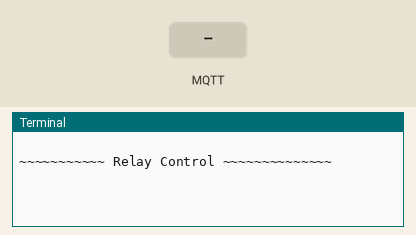
Bench run of a program on a simulated Raspberry Pi (BCM pin numbers). On the bench: the last lines printed to the terminal. The inputs (shaded band) are chosen by the test bench. No MQTT or app messages arrive unless stated.

Above: at 1.3 s.
1.4 s: MQTT message "on" arrives on the first subscribed topic
At 2.0 s:
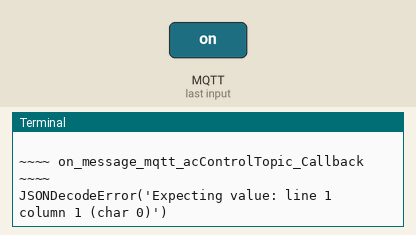
2.9 s: MQTT message "1" arrives on the first subscribed topic
At 4.3 s:
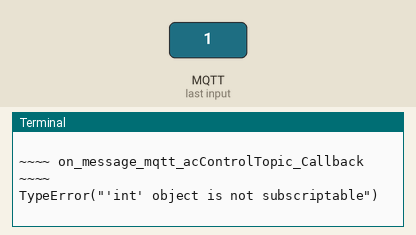

The program:

relay-mqtt-client.py
```python
import paho.mqtt.client as mqtt
import json
import time
import argparse
import RPi.GPIO as GPIO
from utils import getJSONValues
from threading import Timer

GPIO.setwarnings(False)
GPIO.setmode(GPIO.BCM)

def stop_timer(relay_pin):
    GPIO.output(relay_pin,1)

def on_message_relayControlTopic_Callback(client, userdata, message):
    print("\n~~~~ on_message_mqtt_acControlTopic_Callback ~~~~")
    try:
      payload = json.loads(message.payload.decode())
      state = payload['state']
      if state == "on":
        pin = int(payload['relay_pin'])
        print(pin)
        minute = int(payload['minute'])
        GPIO.setup(pin,GPIO.OUT)
        GPIO.output(pin,0) #0 activa el pin Normally open
        timer1 = Timer(minute*60,stop_timer,args=(pin,))
        timer1.start()

      if state == "off":
        pin = int(payload['relay_pin'])
        print(pin)
        GPIO.setup(pin,GPIO.OUT)
        GPIO.output(pin,1)
    except Exception as e:
      print(repr(e))


## Read in command-line parameters
parser = argparse.ArgumentParser()
parser.add_argument("-b", "--broker", action="store", dest="broker", help="broker url", required=False)
parser.add_argument("-bp", "--broker_port", action="store", dest="broker_port", help="broker port", required=False)
parser.add_argument("-t", "--topic", action="store", dest="topic", help="Relay Control Topic", required=False)
parser.add_argument("-ri", "--refreshInterval", action="store", dest="refresh_interval", required=False, help="Refresh interval in Seconds")

args = parser.parse_args()

broker, broker_port, topic, refresh_interval = getJSONValues('/home/pi/aws_iot/relayControl.json',['broker', 'broker_port', 'topic', 'refresh_interval'])

if args.broker != None:
  broker = args.broker

if args.broker_port != None:
  broker_port = args.broker_port

if args.topic != None:
  topic = args.topic

if args.refresh_interval != None:
  refresh_interval = int(args.refresh_interval)

mqttClient = mqtt.Client()
mqttClient.connect(broker, broker_port)
mqttClient.subscribe(topic,qos=1)
mqttClient.message_callback_add(topic,on_message_relayControlTopic_Callback)
mqttClient.reconnect_delay_set(min_delay=1, max_delay=120)

mqttClient.loop_start()

while True:
    print("\n~~~~~~~~~~~ Relay Control ~~~~~~~~~~~~~~")
    time.sleep(refresh_interval)
```

utils.py
```python
import json
import subprocess

def getJSONValues(file,list_fields):
  fields_values = []
  try:
    with open(file,'r') as f:
      json_data = json.load(f)
      f.close()
    for field in list_fields:
      fields_values.append(json_data[field])
    return fields_values
  except Exception as e:
    print("getJSONValues Exception: "+repr(e))
    return None

def save_acControl(file_path,new_json):
  print("save ac control")
  print(new_json)
  try:
    with open(file_path,'r') as f:
      json_data = json.load(f)
      f.close()

    for key in new_json.keys():
      json_data[key] = new_json[key]

    with open(file_path,'w') as f:
      json.dump(json_data,f)
      f.close()

    with open(json_data['crontab_file'],'w') as f:
      if new_json['enabled']:
        f.write(json_data['crontab_content'])
      else:
        f.write("#"+json_data['crontab_content'])
      f.close()
    subprocess.run(["sudo", "cp", json_data['crontab_file'], "/etc/cron.d/"])
  except Exception as e:
      print("**** Exception save_acControl: "+repr(e))
```

Measured:
- after the input at 1.4 s, the terminal: prints a new line at once (image 1)
- after the input at 2.9 s, the terminal: prints a new line at once (image 2)
